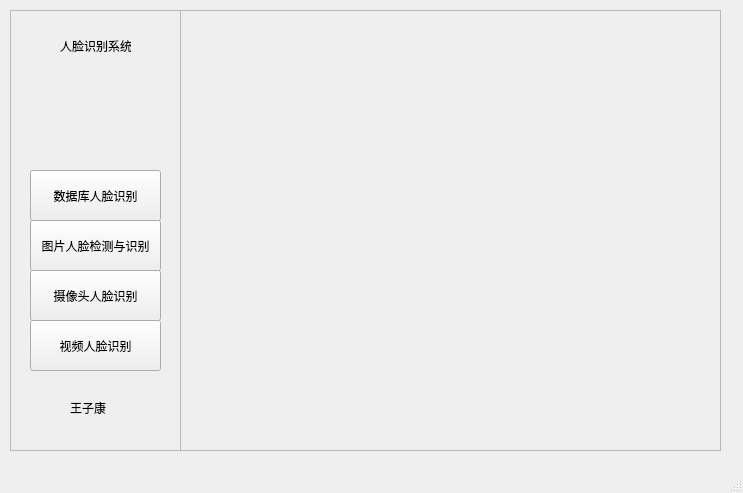
<?xml version="1.0" encoding="UTF-8"?>
<ui version="4.0">
 <class>MainWindow</class>
 <widget class="QMainWindow" name="MainWindow">
  <property name="geometry">
   <rect>
    <x>0</x>
    <y>0</y>
    <width>743</width>
    <height>493</height>
   </rect>
  </property>
  <property name="windowTitle">
   <string>MainWindow</string>
  </property>
  <widget class="QWidget" name="centralWidget">
   <widget class="QFrame" name="frame">
    <property name="geometry">
     <rect>
      <x>10</x>
      <y>10</y>
      <width>171</width>
      <height>441</height>
     </rect>
    </property>
    <property name="frameShape">
     <enum>QFrame::StyledPanel</enum>
    </property>
    <property name="frameShadow">
     <enum>QFrame::Raised</enum>
    </property>
    <widget class="QPushButton" name="pushButton_5">
     <property name="geometry">
      <rect>
       <x>20</x>
       <y>310</y>
       <width>131</width>
       <height>51</height>
      </rect>
     </property>
     <property name="text">
      <string>视频人脸识别</string>
     </property>
    </widget>
    <widget class="QPushButton" name="pushButton">
     <property name="geometry">
      <rect>
       <x>20</x>
       <y>160</y>
       <width>131</width>
       <height>51</height>
      </rect>
     </property>
     <property name="text">
      <string>数据库人脸识别</string>
     </property>
    </widget>
    <widget class="QPushButton" name="pushButton_3">
     <property name="geometry">
      <rect>
       <x>20</x>
       <y>210</y>
       <width>131</width>
       <height>51</height>
      </rect>
     </property>
     <property name="text">
      <string>图片人脸检测与识别</string>
     </property>
    </widget>
    <widget class="QPushButton" name="pushButton_4">
     <property name="geometry">
      <rect>
       <x>20</x>
       <y>260</y>
       <width>131</width>
       <height>51</height>
      </rect>
     </property>
     <property name="text">
      <string>摄像头人脸识别</string>
     </property>
    </widget>
    <widget class="QLabel" name="label">
     <property name="geometry">
      <rect>
       <x>50</x>
       <y>20</y>
       <width>71</width>
       <height>31</height>
      </rect>
     </property>
     <property name="text">
      <string>人脸识别系统</string>
     </property>
    </widget>
    <widget class="QLabel" name="label_2">
     <property name="geometry">
      <rect>
       <x>60</x>
       <y>390</y>
       <width>41</width>
       <height>16</height>
      </rect>
     </property>
     <property name="text">
      <string>王子康</string>
     </property>
    </widget>
   </widget>
   <widget class="QFrame" name="frame_2">
    <property name="geometry">
     <rect>
      <x>180</x>
      <y>10</y>
      <width>541</width>
      <height>441</height>
     </rect>
    </property>
    <property name="frameShape">
     <enum>QFrame::StyledPanel</enum>
    </property>
    <property name="frameShadow">
     <enum>QFrame::Raised</enum>
    </property>
   </widget>
  </widget>
  <widget class="QStatusBar" name="statusBar"/>
 </widget>
 <layoutdefault spacing="6" margin="11"/>
 <resources/>
 <connections/>
</ui>
